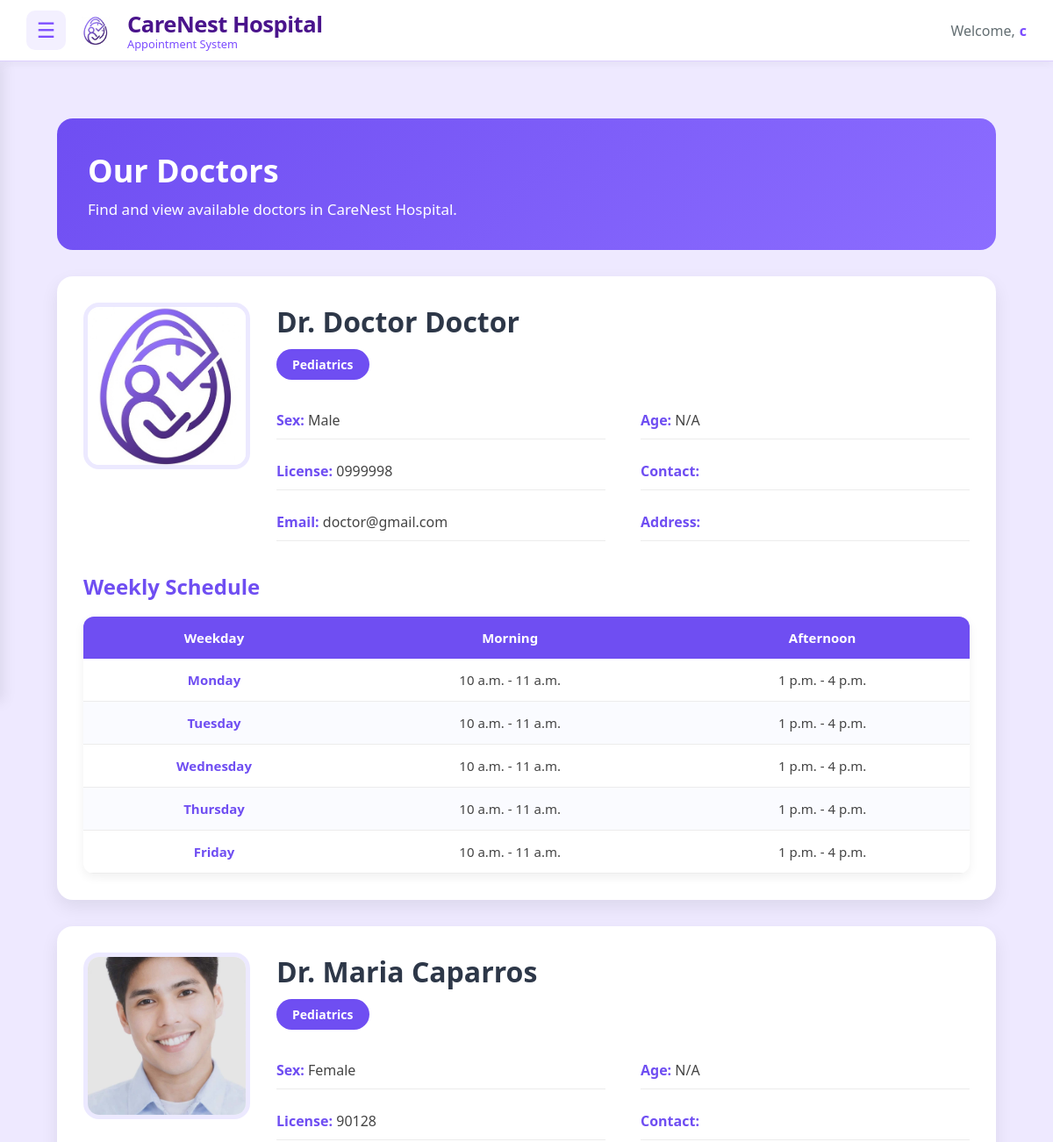
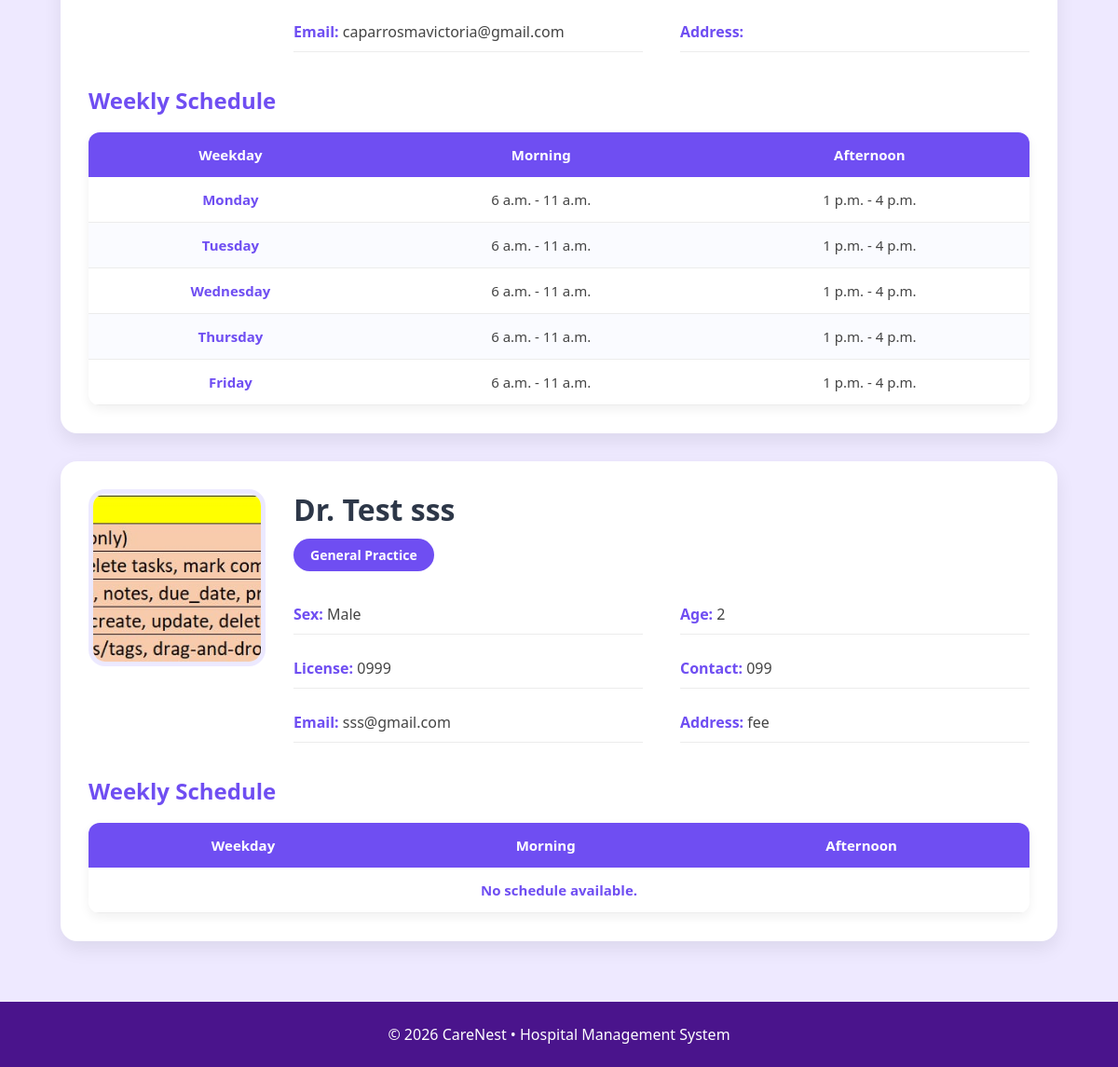
/patient/doctors (signed in), run on the app's committed database (2 pictures, top to bottom).
### main/models.py (models this page shows, shortened)
class Doctor(models.Model):
    SPECIALIZATION_CHOICES = [
        ('Cardiology', 'Cardiology'),
        ('Dermatology', 'Dermatology'),
        ('Neurology', 'Neurology'),
        ('Pediatrics', 'Pediatrics'),
        ('Orthopedics', 'Orthopedics'),
        ('General Practice', 'General Practice'),
    ]
    SEX_CHOICES = [
        ('Male', 'Male'),
        ('Female', 'Female'),
        ('Other', 'Other'),
    ]
    user = models.OneToOneField(User, on_delete=models.CASCADE, related_name='doctor_profile')
    first_name = models.CharField(max_length=50, default="Unknown")
    middle_name = models.CharField(max_length=50, blank=True, null=True)
    last_name = models.CharField(max_length=50, default="Unknown")
    date_of_birth = models.DateField(blank=True, null=True)
    sex = models.CharField(
        max_length=10,
        choices=SEX_CHOICES,
        default='Male'
    )
    address = models.TextField(blank=True)
    specialization = models.CharField(
        max_length=50,
        choices=SPECIALIZATION_CHOICES,
        default='General Practice'
    )
    license_number = models.CharField(max_length=50, unique=True)
    contact_number = models.CharField(max_length=15)
    profile_picture = models.ImageField(
        upload_to=user_directory_path,
        default='default.jpg',
        blank=True,
        null=True
    )
    @property
    def email(self):
        return self.user.email
    @property
    def age(self):
        if not self.date_of_birth:
            return "N/A"
        today = date.today()
        return today.year - self.date_of_birth.year - (
            (today.month, today.day) <
            (self.date_of_birth.month, self.date_of_birth.day)
        )

class DoctorSchedule(models.Model):
    DAYS = [
        ("Monday","Monday"),
        ("Tuesday","Tuesday"),
        ("Wednesday","Wednesday"),
        ("Thursday","Thursday"),
        ("Friday","Friday"),
        ("Saturday","Saturday"),
        ("Sunday","Sunday"),
    ]
    doctor = models.ForeignKey(
        Doctor,
        on_delete=models.CASCADE,
        related_name="weekly_schedule"
    )
    day_of_week = models.CharField(
        max_length=10,
        choices=DAYS
    )
    morning_available = models.BooleanField(
        default=False
    )
    morning_start = models.TimeField(
        null=True,
        blank=True
    )
    morning_end = models.TimeField(
        null=True,
        blank=True
    )
    afternoon_available = models.BooleanField(
        default=False
    )
    afternoon_start = models.TimeField(
        null=True,
        blank=True
    )
    afternoon_end = models.TimeField(
        null=True,
        blank=True
    )

### main/views.py (the view)
# urls.py: path( "patient/doctors",views.doctor_list,name="doctor_list"),
@login_required
def doctor_list(request):
    doctors = Doctor.objects.prefetch_related(
        "weekly_schedule"
    ).all()
    return render(
        request,
        "patients/doctors/doctors_list.html",
        {
            "doctors": doctors
        }
    )

### main/templates/patients/doctors/doctors_list.html (shortened to what this page needs)
{% extends "includes/dashboard_base.html" %}
{% load static %}
{% block content %}
{% block extra_css %}
<link rel="stylesheet" href="{% static 'css/patient_doctor_list.css' %}">
{% endblock %}
<div class="doctor-page">
    <div class="doctor-header">
        <h1>Our Doctors</h1>
        <p>Find and view available doctors in CareNest Hospital.</p>
    </div>
    <div class="doctor-list">
        {% for doctor in doctors %}
        <div class="doctor-card">
            <div class="doctor-top">
                <div class="doctor-image">
                    {% if doctor.profile_picture %}
                        <img src="{{ doctor.profile_picture.url }}" alt="Doctor">
                    {% else %}
                        <img src="{% static 'images/default.jpg' %}" alt="Doctor">
                    {% endif %}
                </div>
                <div class="doctor-info">
                    <h2>Dr. {{ doctor.first_name }} {{ doctor.last_name }}</h2>
                    <span class="specialization">
                        {{ doctor.specialization }}
                    </span>
                    <div class="doctor-details">
                        <div class="detail-row">
                            <p><strong>Sex:</strong> {{ doctor.sex }}</p>
                            <p><strong>Age:</strong> {{ doctor.age }}</p>
                        </div>
                        <div class="detail-row">
                            <p><strong>License:</strong> {{ doctor.license_number }}</p>
                            <p><strong>Contact:</strong> {{ doctor.contact_number }}</p>
                        </div>
                        <div class="detail-row">
                            <p><strong>Email:</strong> {{ doctor.email }}</p>
                            <p><strong>Address:</strong> {{ doctor.address }}</p>
                        </div>
                    </div>
                </div>
            </div>
           <div class="schedule-box">
    <h3>Weekly Schedule</h3>
    <table class="schedule-table">
        <thead>
            <tr>
                <th>Weekday</th>
                <th>Morning</th>
                <th>Afternoon</th>
            </tr>
        </thead>
        <tbody>
            {% for schedule in doctor.weekly_schedule.all %}
            <tr>
                <td>{{ schedule.day_of_week }}</td>
                <td>
                    {% if schedule.morning_available %}
                        {{ schedule.morning_start }} - {{ schedule.morning_end }}
                    {% else %}
                        <span class="off">OFF</span>
                    {% endif %}
                </td>
                <td>
                    {% if schedule.afternoon_available %}
                        {{ schedule.afternoon_start }} - {{ schedule.afternoon_end }}
                    {% else %}
                        <span class="off">OFF</span>
                    {% endif %}
                </td>
            </tr>
            {% empty %}
            <tr>
                <td colspan="3">No schedule available.</td>
            </tr>
            {% endfor %}
        </tbody>
    </table>
</div>
        </div>
        {% empty %}
        <div class="empty">
            No doctors available.
        </div>
        {% endfor %}
    </div>
</div>
{% endblock %}

### main/templates/includes/dashboard_base.html (shortened to what this page needs)
{% load static %}
<!DOCTYPE html>
<html lang="en">
<head>
    <link rel="stylesheet" href="{% static 'css/dashboard_base.css' %}">
</head>
<body>
    <header class="dashboard-header">
        <div class="header-left">
            <button class="menu-btn" id="menu-toggle">
                ☰
            </button>
            <div class="brand">
                <img src="{% static 'images/CarenestLOGO.png' %}" alt="CareNest Logo" class="logo">
                <div class="brand-text">
                    <span class="hospital-name">CareNest Hospital</span>
                    <span class="tagline">Appointment System</span>
                </div>
            </div>
        </div>
        <div class="header-right">
            <span class="welcome-text">Welcome,</span>
            <span class="user-name">
                {{ request.user.first_name }}
            </span>
        </div>
    </header>
    <main class="dashboard-content" id="dashboard-content">
    {% block content %}
    {% endblock %}
</main>
    <footer class="dashboard-footer">
        <p>
            © 2026 CareNest • Hospital Management System
        </p>
    </footer>
</body>
</html>

### main/static/css/dashboard_base.css (style rules this page uses)
:root { --header-height:70px; --footer-height:70px; --sidebar-width:260px; --primary-purple:#7c4dff; --soft-purple:#f3f0ff; --deep-purple:#4a148c; --text-main:#2d3436; --text-muted:#636e72; --white:#ffffff; }
body { margin:0; font-family:'Plus Jakarta Sans',sans-serif; background:#fafaff; color:var(--text-main); min-height:100vh; display:flex; flex-direction:column; }
.dashboard-header { position:sticky; top:0; z-index:1000; height:70px; display:flex; justify-content:space-between; align-items:center; padding:0 30px; background:var(--white); border-bottom:1px solid #ddd0ff; box-shadow:0 2px 10px rgba(0,0,0,.05); }
.header-left { display:flex; align-items:center; gap:18px; }
.menu-btn { width:45px; height:45px; border:none; border-radius:10px; background:var(--soft-purple); color:var(--primary-purple); font-size:24px; cursor:pointer; transition:.3s; }
.brand { display:flex; align-items:center; gap:12px; }
.logo { width:32px; height:32px; object-fit:contain; margin-right:8px; }
.brand-text { display:flex; flex-direction:column; }
.hospital-name { font-size: 1.6rem; font-weight: 700; color: var(--deep-purple); letter-spacing: -0.5px; }
.tagline { font-size: 0.8rem; color: var(--primary-purple); font-weight: 500; margin-top: -4px; }
.header-right { display:flex; align-items:center; gap:5px; font-size:16px; }
.welcome-text { color:var(--text-muted); }
.user-name { font-weight:700; color:var(--primary-purple); }
.dashboard-content { flex:1; padding:30px; transition:margin-left .3s ease; background:#eee9ff; min-height:calc(100vh - var(--header-height) - var(--footer-height)); }
.dashboard-footer { height:70px; background:var(--deep-purple); color:white; display:flex; justify-content:center; align-items:center; flex-shrink:0; }

### main/static/css/patient_doctor_list.css (style rules this page uses)
* { margin:0; padding:0; box-sizing:border-box; }
body { font-family:"Segoe UI",sans-serif; background:#f5f7fb; }
.doctor-page { padding:35px; }
.doctor-header { background:linear-gradient(135deg,#6f4ef2,#8c6dff); color:#fff; padding:35px; border-radius:18px; margin-bottom:30px; }
.doctor-header h1 { font-size:36px; margin-bottom:8px; }
.doctor-header p { font-size:17px; }
.doctor-list { display:flex; flex-direction:column; gap:30px; }
.doctor-card { background:#fff; border-radius:18px; padding:30px; box-shadow:0 8px 20px rgba(0,0,0,.08); }
.doctor-top { display:flex; gap:30px; align-items:flex-start; }
.doctor-image { width:190px; min-width:190px; height:190px; }
.doctor-image img { width:100%; height:100%; object-fit:cover; border-radius:18px; border:5px solid #ece9ff; }
.doctor-info { flex:1; }
.doctor-info h2 { font-size:32px; color:#2d3748; }
.specialization { display:inline-block; margin-top:10px; margin-bottom:25px; padding:8px 18px; background:#6f4ef2; color:#fff; border-radius:30px; font-size:14px; font-weight:600; }
.doctor-details { display:flex; flex-direction:column; gap:15px; }
.detail-row { display:grid; grid-template-columns:1fr 1fr; gap:40px; }
.detail-row p { padding:10px 0; border-bottom:1px solid #ececec; color:#444; font-size:16px; }
.detail-row strong { color:#6f4ef2; }
.schedule-box { margin-top:35px; }
.schedule-box h3 { font-size:24px; color:#6f4ef2; margin-bottom:18px; }
.schedule-table { width:100%; border-collapse:collapse; border-radius:12px; overflow:hidden; background:#fff; box-shadow:0 4px 12px rgba(0,0,0,.06); }
.schedule-table thead { background:#6f4ef2; color:#fff; }
.schedule-table th { padding:14px; text-align:center; font-size:15px; font-weight:600; }
.schedule-table td { padding:14px; text-align:center; border-bottom:1px solid #ececec; font-size:15px; color:#444; }
.schedule-table tbody tr:nth-child(even) { background:#fafbff; }
.schedule-table td:first-child { font-weight:600; color:#6f4ef2; }

### data on the page
Doctor: profile_picture (placeholder picture), first_name "Doctor", last_name "Doctor", specialization "Pediatrics", sex "Male", age "N/A", license_number "0999998", email "doctor@gmail.com"
DoctorSchedule: day_of_week "Monday", morning_start "10 a.m.", morning_end "11 a.m.", afternoon_start "1 p.m.", afternoon_end "4 p.m."
DoctorSchedule: day_of_week "Tuesday", morning_start "10 a.m.", morning_end "11 a.m.", afternoon_start "1 p.m.", afternoon_end "4 p.m."
DoctorSchedule: day_of_week "Wednesday", morning_start "10 a.m.", morning_end "11 a.m.", afternoon_start "1 p.m.", afternoon_end "4 p.m."
DoctorSchedule: day_of_week "Thursday", morning_start "10 a.m.", morning_end "11 a.m.", afternoon_start "1 p.m.", afternoon_end "4 p.m."
DoctorSchedule: day_of_week "Friday", morning_start "10 a.m.", morning_end "11 a.m.", afternoon_start "1 p.m.", afternoon_end "4 p.m."
Doctor: profile_picture (picture), first_name "Maria", last_name "Caparros", specialization "Pediatrics", sex "Female", age "N/A", license_number "90128", email "caparrosmavictoria@gmail.com"
DoctorSchedule: day_of_week "Monday", morning_start "6 a.m.", morning_end "11 a.m.", afternoon_start "1 p.m.", afternoon_end "4 p.m."
DoctorSchedule: day_of_week "Tuesday", morning_start "6 a.m.", morning_end "11 a.m.", afternoon_start "1 p.m.", afternoon_end "4 p.m."
DoctorSchedule: day_of_week "Wednesday", morning_start "6 a.m.", morning_end "11 a.m.", afternoon_start "1 p.m.", afternoon_end "4 p.m."
DoctorSchedule: day_of_week "Thursday", morning_start "6 a.m.", morning_end "11 a.m.", afternoon_start "1 p.m.", afternoon_end "4 p.m."
DoctorSchedule: day_of_week "Friday", morning_start "6 a.m.", morning_end "11 a.m.", afternoon_start "1 p.m.", afternoon_end "4 p.m."
Doctor: profile_picture (picture), first_name "Test", last_name "sss", specialization "General Practice", sex "Male", age "2", license_number "0999", contact_number "099", email "sss@gmail.com", address "fee"

### other printed values
{{ request.user.first_name }} "c"
